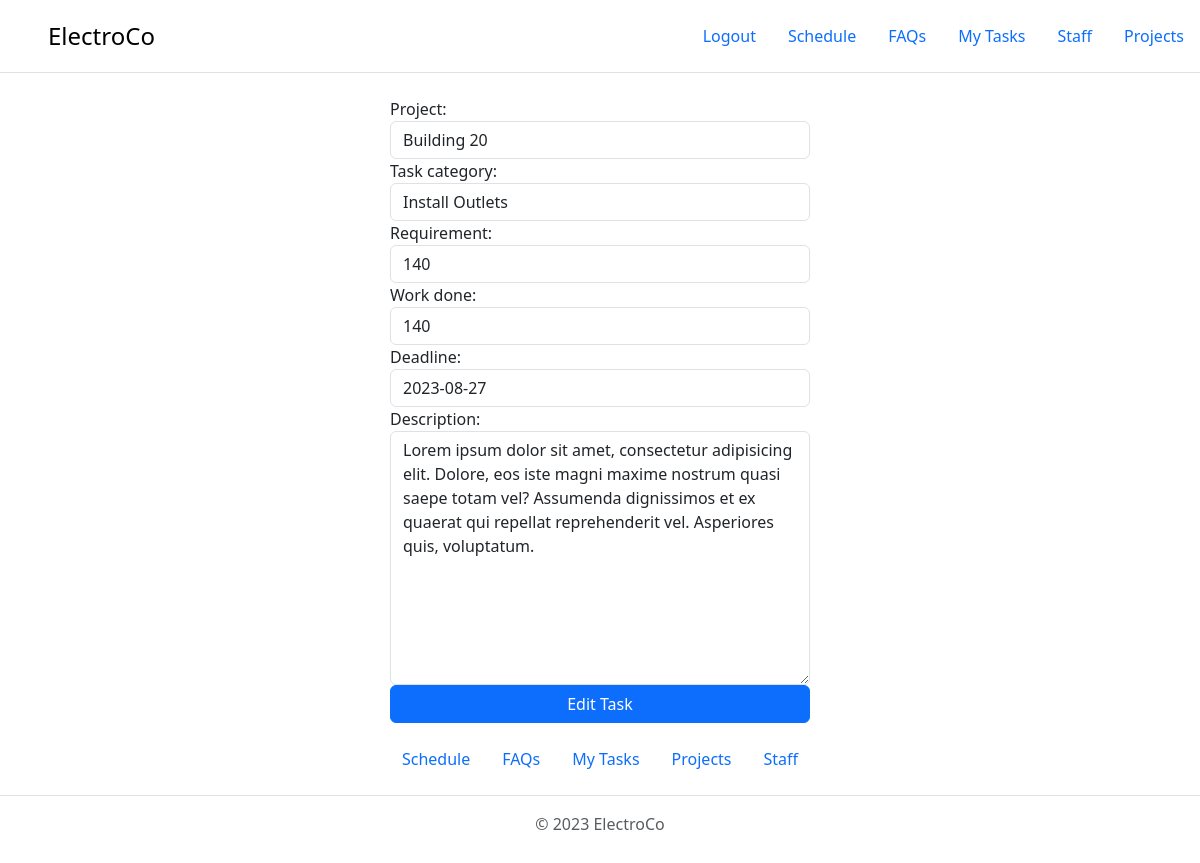
Page /edit-task/install-outlets-140-building-20 (signed in) on the earlier database version.
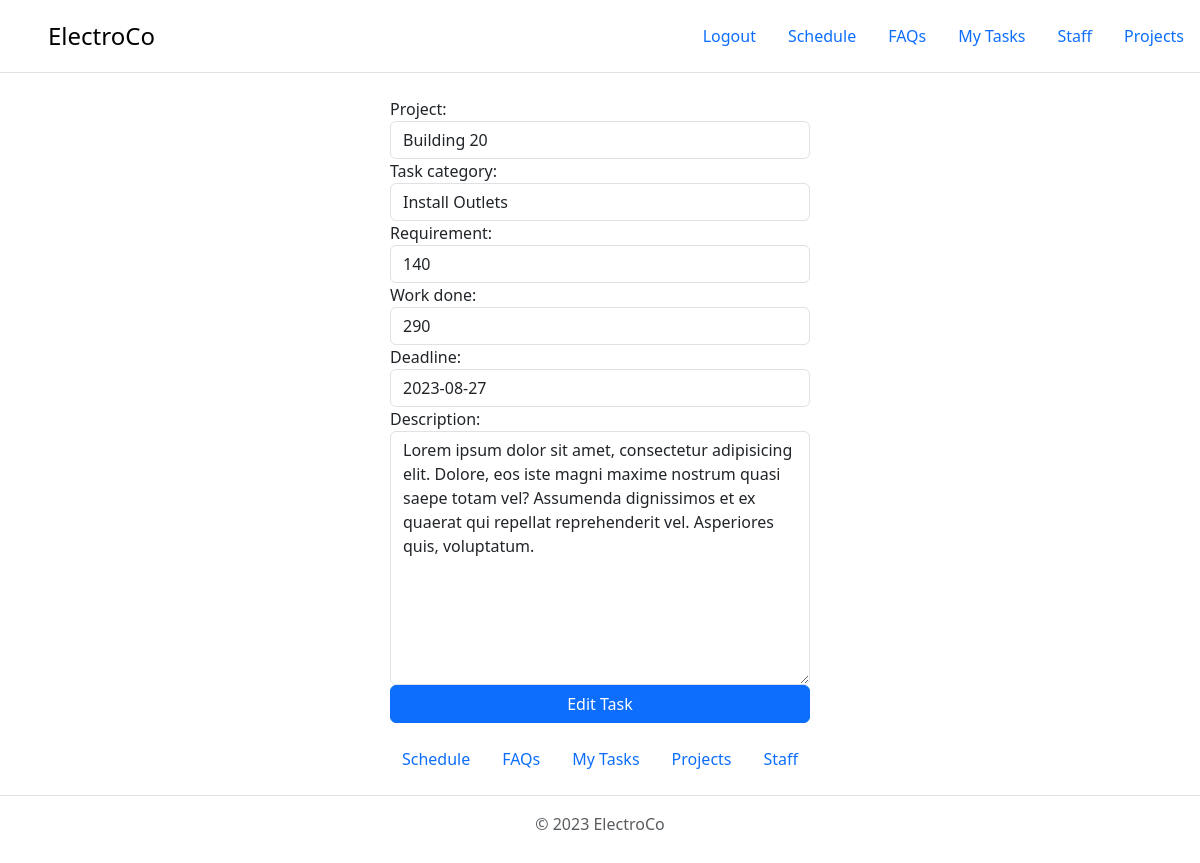
Same page on the later database version.
### ProjectManagement/projects/models.py (models this page shows, shortened)
class Task(models.Model):
    project = models.ForeignKey(Project, on_delete=models.CASCADE, null=True)
    workers = models.ManyToManyField(WorkerUser, related_name='tasks')
    task_category = models.ForeignKey(TaskCategory, on_delete=models.SET_NULL, null=True, blank=False)
    requirement = models.IntegerField(
        validators=[MinValueValidator(1)],
        blank=False,
        null=False,
    )
    date_added = models.DateField(auto_now_add=True)
    deadline = models.DateField(blank=False, null=False)
    complete = models.BooleanField(default=False)
    work_done = models.PositiveIntegerField(default=0, validators=[MinValueValidator(0)])
    slug = models.SlugField(unique=False, blank=True)
    description = models.TextField(max_length=300, blank=True)

### ProjectManagement/projects/views.py (the view)
# urls.py: path('edit-task/<slug:slug>', views.projects_edit_task_page_view, name='projects-edit-task-page'),
@user_passes_test(is_superuser)
def projects_edit_task_page_view(request, slug):
    task = Task.objects.get(slug=slug)
    if request.method == 'POST':
        form = EditTaskForm(request.POST, instance=task)
        if form.is_valid():
            form.save()
            return redirect('projects-task-manage-page', slug=task.slug)
    else:
        form = EditTaskForm(instance=task)
    context = {
        'form': form
    }
    return render(request, 'projects/projects-edit-task-page.html', context)

### ProjectManagement/projects/forms.py
class EditTaskForm(forms.ModelForm):
    class Meta:
        model = Task
        fields = ['project', 'task_category', 'requirement', 'work_done', 'deadline', 'description']
    def __init__(self, *args, **kwargs):
        super().__init__(*args, **kwargs)
        for field_name, field in self.fields.items():
            field.widget.attrs['class'] = 'form-control'

### ProjectManagement/projects/models.py (called while the page is built)
    def __str__(self):
        return self.project_name

    def __str__(self):
        return self.name

### ProjectManagement/projects/views.py (called while the page is built)
def is_superuser(user):
    return user.is_superuser

### templates/projects/projects-edit-task-page.html (shortened to what this page needs)
{% extends 'base.html' %}
{% block content %}
    <form method="post" style="margin: auto;
    width: 420px;
    display: flex;
    flex-direction: column;">
    {{ form }}
        <button type="submit" class="btn btn-primary">Edit Task</button>
    </form>
{% endblock %}

Differences in the rows shown:
changed Task "Building 20": work_done "140" → "290"
